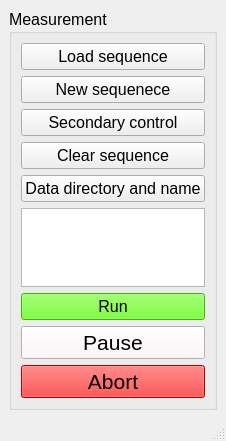
<?xml version="1.0" encoding="UTF-8"?>
<ui version="4.0">
 <class>MainWindow</class>
 <widget class="QMainWindow" name="MainWindow">
  <property name="geometry">
   <rect>
    <x>0</x>
    <y>0</y>
    <width>182</width>
    <height>441</height>
   </rect>
  </property>
  <property name="windowTitle">
   <string>MainWindow</string>
  </property>
  <widget class="QWidget" name="centralwidget">
   <layout class="QVBoxLayout" name="verticalLayout">
    <item>
     <widget class="QGroupBox" name="groupBox_2">
      <property name="font">
       <font>
        <pointsize>12</pointsize>
        <weight>50</weight>
        <bold>false</bold>
       </font>
      </property>
      <property name="title">
       <string>Measurement</string>
      </property>
      <layout class="QVBoxLayout" name="verticalLayout_2">
       <item>
        <widget class="QPushButton" name="LoadSeq">
         <property name="text">
          <string>Load sequence</string>
         </property>
        </widget>
       </item>
       <item>
        <widget class="QPushButton" name="NewSeq">
         <property name="text">
          <string>New sequenece</string>
         </property>
        </widget>
       </item>
       <item>
        <widget class="QPushButton" name="AddSeqItem">
         <property name="text">
          <string>Secondary control</string>
         </property>
        </widget>
       </item>
       <item>
        <widget class="QPushButton" name="ClearSeq">
         <property name="text">
          <string>Clear sequence</string>
         </property>
        </widget>
       </item>
       <item>
        <widget class="QPushButton" name="DataSave">
         <property name="text">
          <string>Data directory and name</string>
         </property>
        </widget>
       </item>
       <item>
        <widget class="QListWidget" name="QueList">
         <property name="font">
          <font>
           <family>Arial</family>
           <pointsize>10</pointsize>
          </font>
         </property>
        </widget>
       </item>
       <item>
        <widget class="QPushButton" name="StartSeq">
         <property name="styleSheet">
          <string notr="true">background-color: rgb(85, 255, 0);
font: 75 16pt &quot;Arial&quot;;</string>
         </property>
         <property name="text">
          <string>Run</string>
         </property>
        </widget>
       </item>
       <item>
        <widget class="QPushButton" name="PauseSeq">
         <property name="font">
          <font>
           <family>Arial</family>
           <pointsize>16</pointsize>
           <weight>50</weight>
           <bold>false</bold>
          </font>
         </property>
         <property name="styleSheet">
          <string notr="true">background-color: rgb(255, 0, 0);
background-color: rgb(255, 244, 246);</string>
         </property>
         <property name="text">
          <string>Pause</string>
         </property>
        </widget>
       </item>
       <item>
        <widget class="QPushButton" name="AbortSeq">
         <property name="font">
          <font>
           <pointsize>16</pointsize>
          </font>
         </property>
         <property name="styleSheet">
          <string notr="true">background-color: rgb(255, 0, 0);</string>
         </property>
         <property name="text">
          <string>Abort</string>
         </property>
        </widget>
       </item>
      </layout>
     </widget>
    </item>
   </layout>
  </widget>
  <widget class="QMenuBar" name="menubar">
   <property name="geometry">
    <rect>
     <x>0</x>
     <y>0</y>
     <width>182</width>
     <height>18</height>
    </rect>
   </property>
  </widget>
  <widget class="QStatusBar" name="statusbar"/>
 </widget>
 <resources/>
 <connections/>
</ui>
